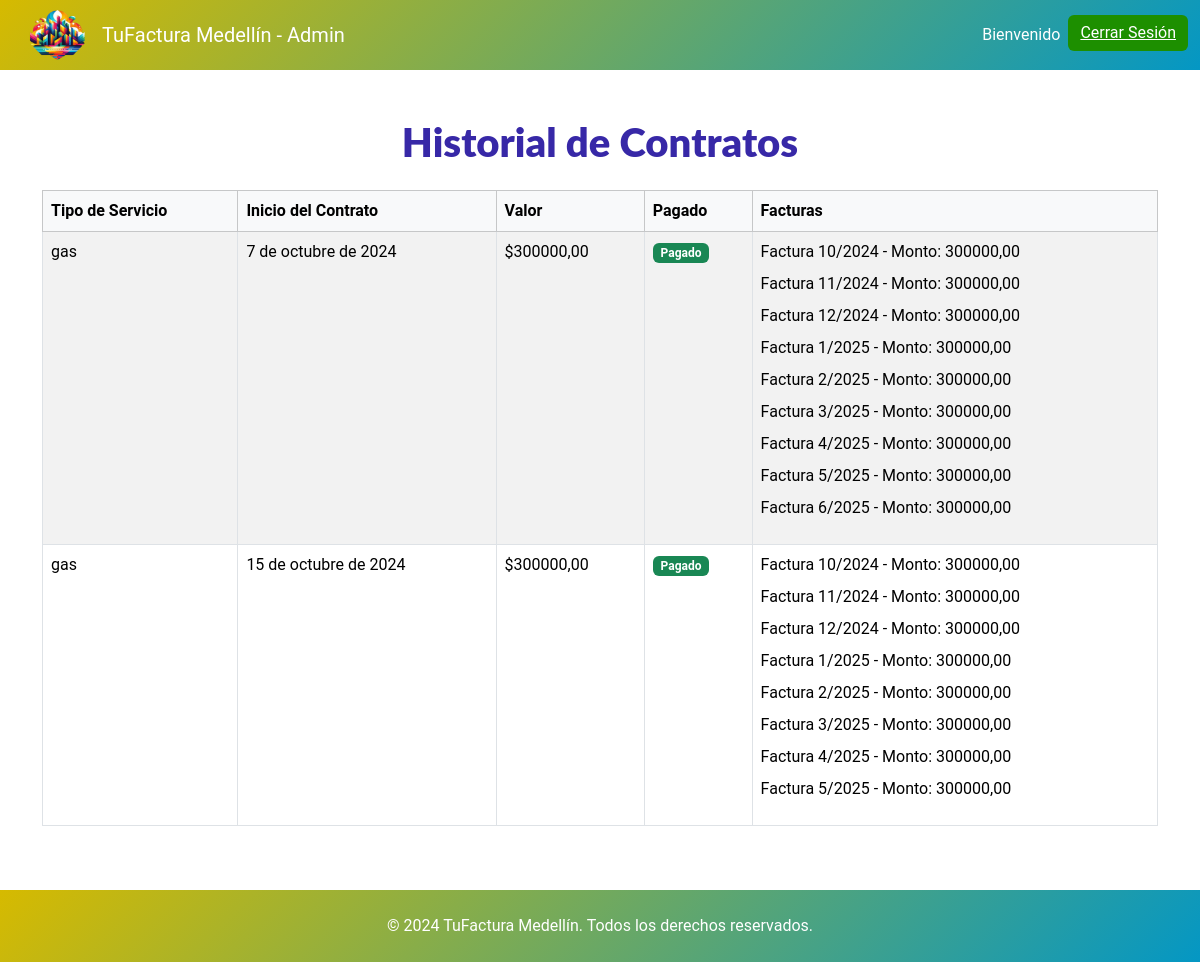
The app's page /vista_contra/12/ (signed in) with its own data.
### facturacion/models.py (models this page shows, shortened)
class Contrato(models.Model):
    usuario = models.ForeignKey(Usuario, on_delete=models.CASCADE, null=True, blank=True)
    SERVICIO_CHOICES = [
        ('agua', 'Agua'),
        ('luz', 'Luz'),
        ('gas', 'Gas'),
        ('telefonia', 'Telefonía'),
        ('internet', 'Internet'),
    ]
    servicio = models.CharField(max_length=50, choices=SERVICIO_CHOICES)
    fecha = models.DateField()
    nombres = models.CharField(max_length=100)
    apellidos = models.CharField(max_length=100)
    cedula = models.CharField(max_length=20)
    direccion = models.CharField(max_length=200)
    detalles = models.TextField(blank=True, null=True)
    duracion = models.PositiveIntegerField()  # Duración en meses
    precio = models.DecimalField(max_digits=10, decimal_places=2)
    confidencialidad = models.BooleanField(default=False)
    obligaciones = models.TextField(blank=True)
    pagado = models.BooleanField(default=False)
    def __str__(self):
        return f"Contrato de {self.nombres} {self.apellidos} para {self.servicio}"
    @property
    def estado_contrato(self):
        if self.factura_set.filter(pagado=False).exists():
            return "Pendiente"
        else:
            return "Pagado"

class Factura(models.Model):
        contrato = models.ForeignKey(Contrato, on_delete=models.CASCADE)
        mes = models.PositiveIntegerField()  # Mes del contrato (1-12)
        anio = models.PositiveIntegerField()  # Año del contrato
        monto = models.DecimalField(max_digits=10, decimal_places=2)
        pagado = models.BooleanField(default=False)  # Indica si la factura fue pagada

### facturacion/views.py (the view, shortened to what this page needs)
# urls.py: path("vista_contra/<int:user_id>/", views.historico_contratos_admin, name="vista_contra"),
def historico_contratos_admin(request, user_id):
    control = request.session.get("admin", False)
    if not control:
        return redirect('login_admin')
    try:
        usuario = Usuario.objects.get(id= user_id)
        contratos = Contrato.objects.filter(usuario=usuario).order_by('pagado', 'fecha')
        for contrato in contratos:
                    contrato.facturas = Factura.objects.filter(contrato=contrato)
                    print(f"este es el contrato {contrato.id}")
                    print(contrato)
        return render(request, 'adminn/vista_contra_admin.html', {'contratos': contratos, 'usuario_id': usuario.id})
    except Usuario.DoesNotExist:
        return redirect('login_admin')  # Redirige al login si el usuario no existe

### facturacion/templates/adminn/vista_contra_admin.html (shortened to what this page needs)
{% load static %}
<!DOCTYPE html>
<html lang="en">
<head>
    <link href="https://cdn.jsdelivr.net/npm/bootstrap@5.3.3/dist/css/bootstrap.min.css" rel="stylesheet">
    <link rel="stylesheet" href="{% static 'css/estilos-admin.css' %}">
</head>
<body>
    <nav class="navbar navbar-expand-lg bg-body-tertiary">
        <div class="container-fluid">
            <a class="navbar-brand" href="{% url 'index_admin' %}">
                <img src="{% static 'img/logopag.png' %}" alt="Logo" width="90" height="75" class="d-inline-block align-text-top">
                TuFactura Medellín - Admin
            </a>
                <ul class="navbar-nav ms-auto">
                    <li class="nav-item">
                        <a class="nav-link">Bienvenido</a>
                    </li>
                    <li class="nav-item">
                        <a href="{% url 'logout_admin' %}"><button class="btn btn-custom">Cerrar Sesión</button></a>
                    </li>
                </ul>
            </div>
    </nav>
    <div class="container mt-5">
        <h1 class="text-center mb-4" style="font-weight: 900; color: #3728a7;">Historial de Contratos</h1>
        <table class="table table-striped table-hover table-bordered">
            <thead class="table-light">
                <tr>
                    <th scope="col">Tipo de Servicio</th>
                    <th scope="col">Inicio del Contrato</th>
                    <th scope="col">Valor</th>
                    <th scope="col">Pagado</th>
                    <th scope="col">Facturas</th>
                </tr>
            </thead>
            <tbody>
                {% for contrato in contratos %}
                    <tr>
                        <td>{{ contrato.servicio }}</td>
                        <td>{{ contrato.fecha }}</td>
                        <td>${{ contrato.precio }}</td>
                        <td>
                            {% if contrato.estado_contrato == "Pagado" %}
                                <span class="badge bg-success">Pagado</span>
                            {% else %}
                                <span class="badge bg-danger">Pendiente</span>
                            {% endif %}
                        </td>
                        <td>
                            <ul class="list-unstyled">
                                {% for factura in contrato.facturas %}
                                    <li class="mb-2">
                                        <div class="d-flex justify-content-between align-items-center">
                                            <span>Factura {{ factura.mes }}/{{ factura.anio }} - Monto: {{ factura.monto }}</span>
                                        </div>
                                    </li>
                                {% endfor %}
                            </ul>
                        </td>
                    </tr>
                {% endfor %}
            </tbody>
        </table>
    </div>
    <footer class="text-white mt-5 p-4 text-center" style="background: linear-gradient(135deg, #d6ba00 0%, #0497c4 100%);">
        &copy; 2024 TuFactura Medellín. Todos los derechos reservados.
    </footer>
</body>
</html>

### facturacion/static/css/estilos-admin.css (style rules this page uses)
body { font-family: 'Roboto', sans-serif; }
h1, h2, h3 { font-family: 'Lato', sans-serif; }
.navbar { background: linear-gradient(135deg, #d6ba00 0%, #0497c4 100%); height: 70px; }
.navbar .nav-link, .navbar .navbar-brand, .navbar .nav-item a { color: white !important; display: flex; align-items: center; }
.navbar .nav-item .btn { color: white !important; border-color: white !important; }
.btn-custom { background-color: #1d8f00; color: white; border: none; }
html, body { height: 100%; }
body { display: flex; flex-direction: column; min-height: 100vh; }
.container { flex: 1; }
footer { position: relative; bottom: 0; width: 100%; }

### records on screen
Contrato: servicio "gas", fecha "7 de octubre de 2024", precio "300000,00", shows "Pagado"
Factura: mes "10", anio "2024", monto "300000,00"
Factura: mes "11", anio "2024", monto "300000,00"
Factura: mes "12", anio "2024", monto "300000,00"
Factura: mes "1", anio "2025", monto "300000,00"
Factura: mes "2", anio "2025", monto "300000,00"
Factura: mes "3", anio "2025", monto "300000,00"
Factura: mes "4", anio "2025", monto "300000,00"
Factura: mes "5", anio "2025", monto "300000,00"
Factura: mes "6", anio "2025", monto "300000,00"
Contrato: servicio "gas", fecha "15 de octubre de 2024", precio "300000,00", shows "Pagado"
Factura: mes "10", anio "2024", monto "300000,00"
Factura: mes "11", anio "2024", monto "300000,00"
Factura: mes "12", anio "2024", monto "300000,00"
Factura: mes "1", anio "2025", monto "300000,00"
Factura: mes "2", anio "2025", monto "300000,00"
Factura: mes "3", anio "2025", monto "300000,00"
Factura: mes "4", anio "2025", monto "300000,00"
Factura: mes "5", anio "2025", monto "300000,00"
